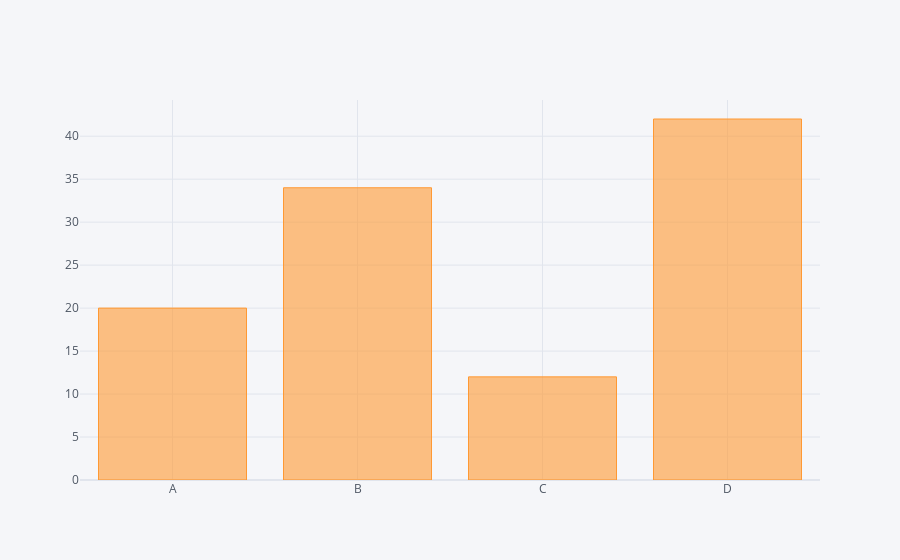

The notebook cell saved with this chart:
### Code cell
df2.iplot(kind="bar",x="Category",y="Values")

### Figure 1 — Plotly figure (JSON) as saved in the notebook; plotly's stock layout.template omitted (floating-point values rounded to 4 significant figures)
{"data": [{"marker": {"color": "rgba(255, 153, 51, 0.6)", "line": {"color": "rgba(255, 153, 51, 1.0)", "width": 1}}, "name": "Values", "orientation": "v", "text": "", "type": "bar", "x": ["A", "B", "C", "D"], "y": [20, 34, 12, 42]}], "layout": {"legend": {"bgcolor": "#F5F6F9", "font": {"color": "#4D5663"}}, "paper_bgcolor": "#F5F6F9", "plot_bgcolor": "#F5F6F9", "title": {"font": {"color": "#4D5663"}}, "xaxis": {"gridcolor": "#E1E5ED", "showgrid": true, "tickfont": {"color": "#4D5663"}, "title": {"font": {"color": "#4D5663"}, "text": ""}, "zerolinecolor": "#E1E5ED"}, "yaxis": {"gridcolor": "#E1E5ED", "showgrid": true, "tickfont": {"color": "#4D5663"}, "title": {"font": {"color": "#4D5663"}, "text": ""}, "zerolinecolor": "#E1E5ED"}}}
